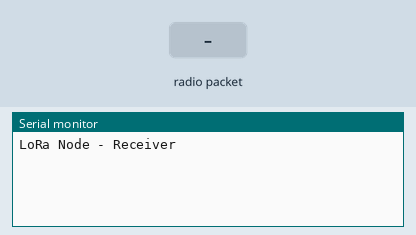
Recording of a sketch running on a simulated Arduino Uno, built with avr-gcc and run on an emulated ATmega328P. On the bench: the last lines printed to the serial monitor. The inputs (shaded band) are chosen by the test bench. No radio packets arrive unless stated.

Above: at 1.2 s.
1.3 s: radio packet "1" arrives
At 3.4 s:
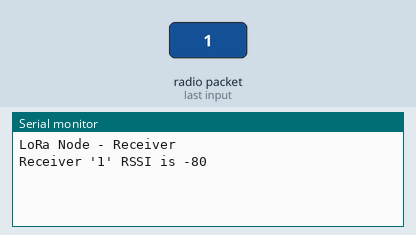
3.8 s: radio packet "0" arrives
At 5.2 s:
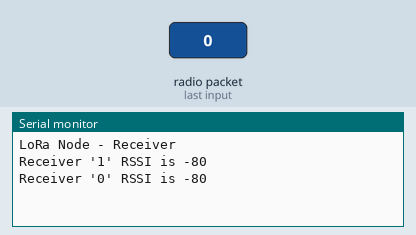
5.3 s: radio packet "2" arrives
At 7.6 s:
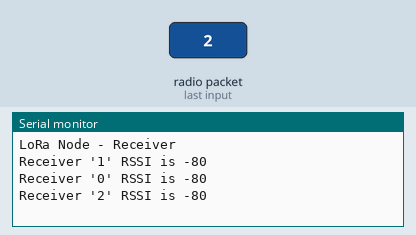

The sketch:

LoraReciever.ino
```cpp
#include <SPI.h>
#include <LoRa.h>

// LoRa connect config
#define NSS_PIN    10
#define NRESET_PIN 9
#define DIO0_PIN   2

void setup() {
  Serial.begin(9600);
  while (!Serial);

  Serial.println("LoRa Node - Receiver");

  LoRa.setPins(NSS_PIN, NRESET_PIN, DIO0_PIN);
  if (!LoRa.begin(433E6)) {
    Serial.println("Starting LoRa failed!");
    while(1);
  }
  //LoRa.setTimeout(100);
  LoRa.setSpreadingFactor(7);
  LoRa.setSignalBandwidth(125E3);
  LoRa.setCodingRate4(4);
}

void loop() {
  if (LoRa.parsePacket() > 0) {
    String text = LoRa.readString();
    Serial.print("Receiver '");
    Serial.print(text);
    Serial.print("' RSSI is ");
    Serial.println(LoRa.packetRssi());
  }
  delay(1);
}
```

Measured:
- after the input at 1.3 s, the serial monitor: prints a new line after 1.0 s (image 1)
- after the input at 3.8 s, the serial monitor: prints a new line after 1.0 s (image 2)
- after the input at 5.3 s, the serial monitor: prints a new line after 1.0 s (image 3)
